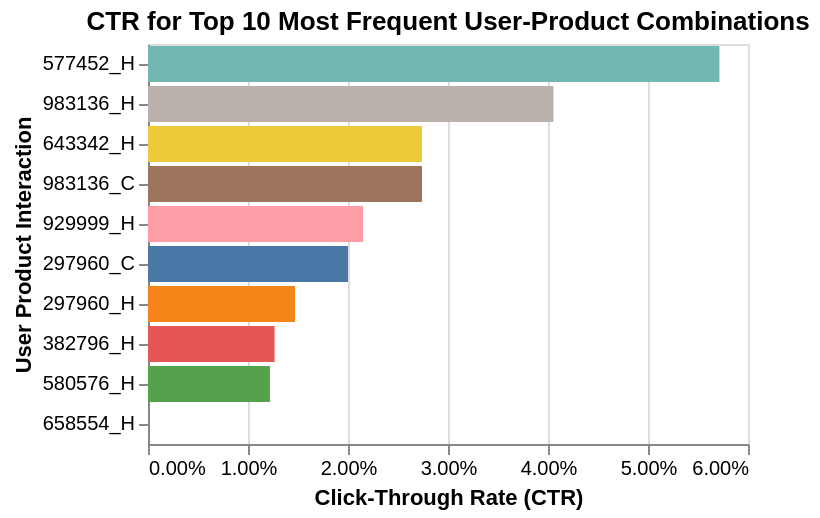
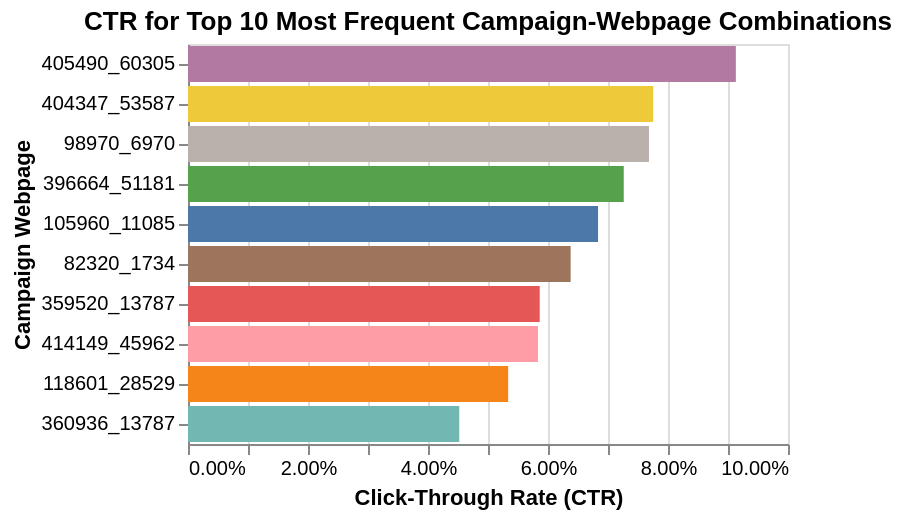

Source (notebook cell) for these figures, in order:
### Code cell
import pandas as pd
import altair as alt

def visualize_top_ctr(df, col_name, title_suffix):
    """Calculates CTR for the top 10 most frequent categories and generates a sorted bar chart."""

    # Identify the top 10 most frequent categories
    top_categories = df[col_name].value_counts().nlargest(10).index

    # Filter and calculate CTR
    df_filtered = df[df[col_name].isin(top_categories)]
    ctr_analysis = df_filtered.groupby(col_name)['is_click'].mean().reset_index()
    ctr_analysis.columns = [col_name, 'CTR']

    # Create Altair bar chart, sorting by CTR descending
    chart = alt.Chart(ctr_analysis).mark_bar().encode(
        x=alt.X('CTR', title='Click-Through Rate (CTR)', axis=alt.Axis(format='.2%')),
        y=alt.Y(col_name, sort='-x', title=col_name.replace('_', ' ').title()),
        color=alt.Color(col_name, legend=None),
        tooltip=[col_name, alt.Tooltip('CTR', format='.4f')]
    ).properties(
        title=f'CTR for Top 10 Most Frequent {title_suffix} Combinations'
    ).interactive()

    filename = f'ctr_by_top10_{col_name}.json'
    chart.show()
    return filename

# --- 1. Visualize user_product_interaction (High Affinity) ---
user_product_filename = visualize_top_ctr(df, 'user_product_interaction', 'User-Product')
print(f"Generated chart: {user_product_filename}")

# --- 2. Visualize campaign_webpage (Effectiveness by Placement) ---
campaign_webpage_filename = visualize_top_ctr(df, 'campaign_webpage', 'Campaign-Webpage')
print(f"Generated chart: {campaign_webpage_filename}")

### Figure 1 — Vega-Lite specification as saved in the notebook (floating-point values rounded to 4 significant figures)
{"config": {"view": {"continuousWidth": 300, "continuousHeight": 300}}, "data": {"name": "data-3bf14e512ef11aa2c1f84a52bb42fcac"}, "mark": {"type": "bar"}, "encoding": {"color": {"field": "user_product_interaction", "legend": null, "type": "nominal"}, "tooltip": [{"field": "user_product_interaction", "type": "nominal"}, {"field": "CTR", "format": ".4f", "type": "quantitative"}], "x": {"axis": {"format": ".2%"}, "field": "CTR", "title": "Click-Through Rate (CTR)", "type": "quantitative"}, "y": {"field": "user_product_interaction", "sort": "-x", "title": "User Product Interaction", "type": "nominal"}}, "params": [{"name": "param_14", "select": {"type": "interval", "encodings": ["x", "y"]}, "bind": "scales"}], "title": "CTR for Top 10 Most Frequent User-Product Combinations", "$schema": "https://vega.github.io/schema/vega-lite/v5.20.1.json", "datasets": {"data-3bf14e512ef11aa2c1f84a52bb42fcac": [{"user_product_interaction": "297960_C", "CTR": 0.02}, {"user_product_interaction": "297960_H", "CTR": 0.01471}, {"user_product_interaction": "382796_H", "CTR": 0.01266}, {"user_product_interaction": "577452_H", "CTR": 0.05714}, {"user_product_interaction": "580576_H", "CTR": 0.0122}, {"user_product_interaction": "643342_H", "CTR": 0.0274}, {"user_product_interaction": "658554_H", "CTR": 0.0}, {"user_product_interaction": "929999_H", "CTR": 0.02151}, {"user_product_interaction": "983136_C", "CTR": 0.0274}, {"user_product_interaction": "983136_H", "CTR": 0.04054}]}}

### Figure 2 — Vega-Lite specification as saved in the notebook (floating-point values rounded to 4 significant figures)
{"config": {"view": {"continuousWidth": 300, "continuousHeight": 300}}, "data": {"name": "data-9edc177f69b36e134115b40d1d1d42a1"}, "mark": {"type": "bar"}, "encoding": {"color": {"field": "campaign_webpage", "legend": null, "type": "nominal"}, "tooltip": [{"field": "campaign_webpage", "type": "nominal"}, {"field": "CTR", "format": ".4f", "type": "quantitative"}], "x": {"axis": {"format": ".2%"}, "field": "CTR", "title": "Click-Through Rate (CTR)", "type": "quantitative"}, "y": {"field": "campaign_webpage", "sort": "-x", "title": "Campaign Webpage", "type": "nominal"}}, "params": [{"name": "param_15", "select": {"type": "interval", "encodings": ["x", "y"]}, "bind": "scales"}], "title": "CTR for Top 10 Most Frequent Campaign-Webpage Combinations", "$schema": "https://vega.github.io/schema/vega-lite/v5.20.1.json", "datasets": {"data-9edc177f69b36e134115b40d1d1d42a1": [{"campaign_webpage": "105960_11085", "CTR": 0.06834}, {"campaign_webpage": "118601_28529", "CTR": 0.05336}, {"campaign_webpage": "359520_13787", "CTR": 0.05862}, {"campaign_webpage": "360936_13787", "CTR": 0.04521}, {"campaign_webpage": "396664_51181", "CTR": 0.07262}, {"campaign_webpage": "404347_53587", "CTR": 0.07753}, {"campaign_webpage": "405490_60305", "CTR": 0.09131}, {"campaign_webpage": "414149_45962", "CTR": 0.05833}, {"campaign_webpage": "82320_1734", "CTR": 0.06377}, {"campaign_webpage": "98970_6970", "CTR": 0.07683}]}}
